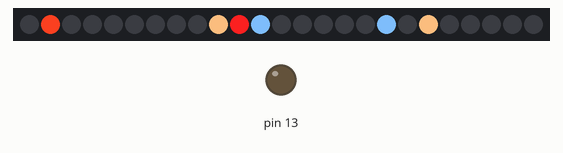
The sketch below on a simulated Arduino Uno, built with avr-gcc and run on an emulated ATmega328P. On the bench: 25 RGB LEDs in strip order, left to right, output pins drawn as LEDs (lit = HIGH).

Above: at 0.3 s.
At 9.17 s:
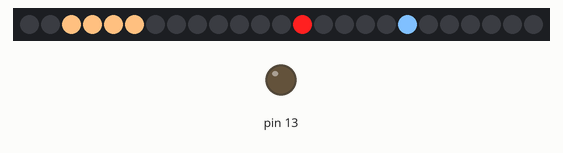
At 14.6 s:
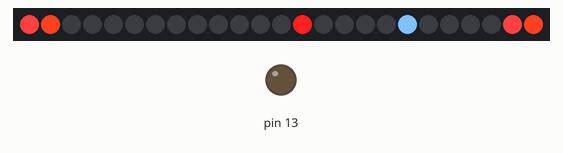
At 19.43 s:
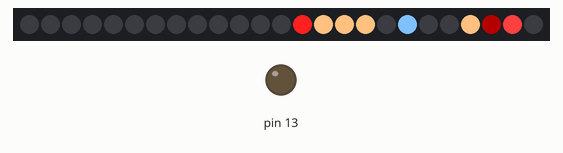
At 28.48 s:
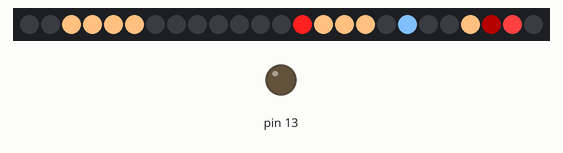
At 36.32 s:
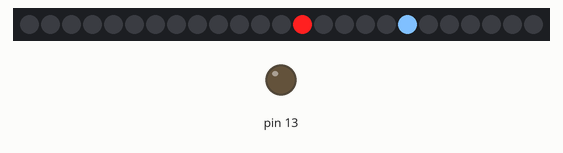

The sketch:

main.ino
```cpp
#define reverse 1

#define FASTLED_INTERNAL
#include <FastLED.h>

// #define MOSFET_GATE_PIN 7

#define NUM_LEDS 25

#define THIRTY_MINUTES 1800000

CRGB leds[NUM_LEDS];

struct Facts {
    int8_t x;
    int8_t y;
    CRGB base_color;
    bool on;
    uint8_t current_brightness;
};

static const CRGB WARM = CRGB(255, 192, 128);
static const CRGB COOL = CRGB(128, 192, 255);
static const CRGB RED = CRGB(255,  32,  32);
static const CRGB LIGHTRED = CRGB(255,  64,  64);
static const CRGB AMBER = CRGB(255,  64,  32);

struct Facts facts[NUM_LEDS];

uint8_t chase_loop_1[] = {0, 1, 14, 15, 16, 17, 18, 19, 20, 21, 22, 23, 24};

uint8_t spacelab[] = {9, 8, 7, 6, 5, 4, 3, 2};
uint8_t spacelab_i = 0;

uint8_t skylab[] = {19, 20, 21, 16, 15, 14};
uint8_t skylab_i = 0;

uint8_t rocket[] = {11, 12};
uint8_t rocket_i = 0;

uint8_t exhaust[] = {10, 13};
uint8_t exhaust_i = 0;

uint8_t advance[] = {17, 18};
uint8_t advance_i = 0;

// uint8_t special[] = {24, 0, 1, 22, 23};
uint8_t special[] = {1, 0, 24, 23, 22};
uint8_t special_i = 0;


void setup() {
    pinMode(13, OUTPUT);

    // pinMode(MOSFET_GATE_PIN, OUTPUT);
    // digitalWrite(MOSFET_GATE_PIN, LOW); // Keep power on

    // pinMode(RELAY_PIN,INPUT_PULLUP);
    FastLED.addLeds<NEOPIXEL, A4>(leds, NUM_LEDS);

    //             x     y  color
    facts[ 9] = {-39,  -64, WARM, 0, 0};  // S
    facts[ 8] = {-28,  -64, WARM, 0, 0};  // P
    facts[ 7] = {-17,  -64, WARM, 0, 0};  // A
    facts[ 6] = { -6,  -64, WARM, 0, 0};  // C
    facts[ 5] = {  6,  -64, WARM, 0, 0};  // E
    facts[ 4] = { 17,  -64, WARM, 0, 0};  // L
    facts[ 3] = { 28,  -64, WARM, 0, 0};  // A
    facts[ 2] = { 39,  -64, WARM, 0, 0};  // B

    facts[11] = {  0,  -38, COOL, 0, 0};  // 1000
    facts[12] = {  0,  -49, COOL, 0, 0};  // 100
    facts[13] = { 16,  -40, RED, 0, 0};  // right exhaust
    facts[10] = {-16,  -40, RED, 0, 0};  // left exhaust

    facts[16] = { 35,  111, WARM, 0, 0};  // L
    facts[19] = {-35,  111, WARM, 0, 0};  // S
    facts[15] = { 50,   40, WARM, 0, 0};  // A
    facts[20] = {-50,   40, WARM, 0, 0};  // K
    facts[14] = { 47,  -24, WARM, 0, 0};  // B
    facts[21] = {-47,  -24, WARM, 0, 0};  // Y

    facts[17] = { 10,  124, COOL, 0, 0};  // top right lane
    facts[18] = {-10,  124, COOL, 0, 0};  // top left lane

    facts[ 0] = { 63, -104, LIGHTRED, 0, 0};  // right special
    facts[23] = {-63, -104, LIGHTRED, 0, 0};  // left special

    facts[ 1] = { 58,  -60, AMBER, 0, 0};  // right inlane
    facts[22] = {-58,  -60, CRGB(64, 0, 0), 0, 0};  // left inlane

    facts[24] = {  0, -116, AMBER, 0, 0};   // double bonus

}

void loop() {
    chase();
}

void chase() {
  spacelab_loop();
  rocket_loop();
  exhaust_loop();
  advance_loop();
  skylab_loop();
  special_bounce2();
  decay(150);
}

void spacelab_loop() {
  // lights 8 in series before unlighting
  set(spacelab[spacelab_i % 8], spacelab_i < 8);

  spacelab_i = (spacelab_i + 1) % 16;
}
void skylab_loop() {
  // lights 6 in series before unlighting
  set(skylab[skylab_i % 6], skylab_i < 6);

  skylab_i = (skylab_i + 1) % 12;
}
void rocket_loop() {
  // lights 2 in series before unlighting
  set(rocket[rocket_i % 2], rocket_i < 2);

  rocket_i = (rocket_i + 1) % 4;
}
void exhaust_loop() {
  // alternates between two, on 2s
  set(exhaust[exhaust_i / 2], 1);
  set(exhaust[1-(exhaust_i/2)], 0);

  exhaust_i = (exhaust_i + 1) % 4;
}
void advance_loop() {
  // alternates between two, on 2s
  set(advance[advance_i / 2], 1);
  set(advance[1- (advance_i/2)], 0);

  advance_i = (advance_i + 1) % 4;
}
void special_loop() {
  // cycles through 5, 2 lit at any given time
  set(special[special_i], 1);
  set(special[(special_i + 3) % 5], 0);

  special_i = (special_i + 1) % 5;
}
void special_bounce() {
  // bounce back and forth through 5, one lit at a time
  if (special_i >= 5) {
    set(special[9-special_i], 0);
  } else {
    set(special[special_i], 0);
  }

  special_i = (special_i + 1) % 10;

  if (special_i >= 5) {
    set(special[9-special_i], 1);
  } else {
    set(special[special_i], 1);
  }

  special_i = (special_i + 1) % 10;

}
void special_bounce2() {
  // bounce back and forth through 5, one lit at a time
  if (special_i < 10) {
    // right to left
    if ((special_i % 10) < 5) {
      // turning on
      set(special[special_i % 5], 1);
    } else {
      // turning off
      set(special[special_i % 5], 0);
    }
  } else {
    // left to right
    if ((special_i % 10) < 5) {
      // turning on
      set(special[4 - (special_i % 5)], 1);
    } else {
      // turning off
      set(special[4 - (special_i % 5)], 0);
    }
  }

  special_i = (special_i + 1) % 20;

}

void set(uint8_t index, uint8_t on) {
    facts[index].on = on;
}
void decay(unsigned long ms) {
  unsigned long start = millis();
  while (millis() - start < ms) {
    for (uint8_t i=0; i<NUM_LEDS; i++) {
      if (facts[i].on) {
        facts[i].current_brightness = qadd8(facts[i].current_brightness, 4);
      } else if (facts[i].current_brightness > 8) {
        facts[i].current_brightness -= 8;
      } else {
        facts[i].current_brightness = 0;
      }
      leds[i] = facts[i].base_color;
      leds[i] %= facts[i].current_brightness;
    }
    FastLED.show();
  }
}
```
